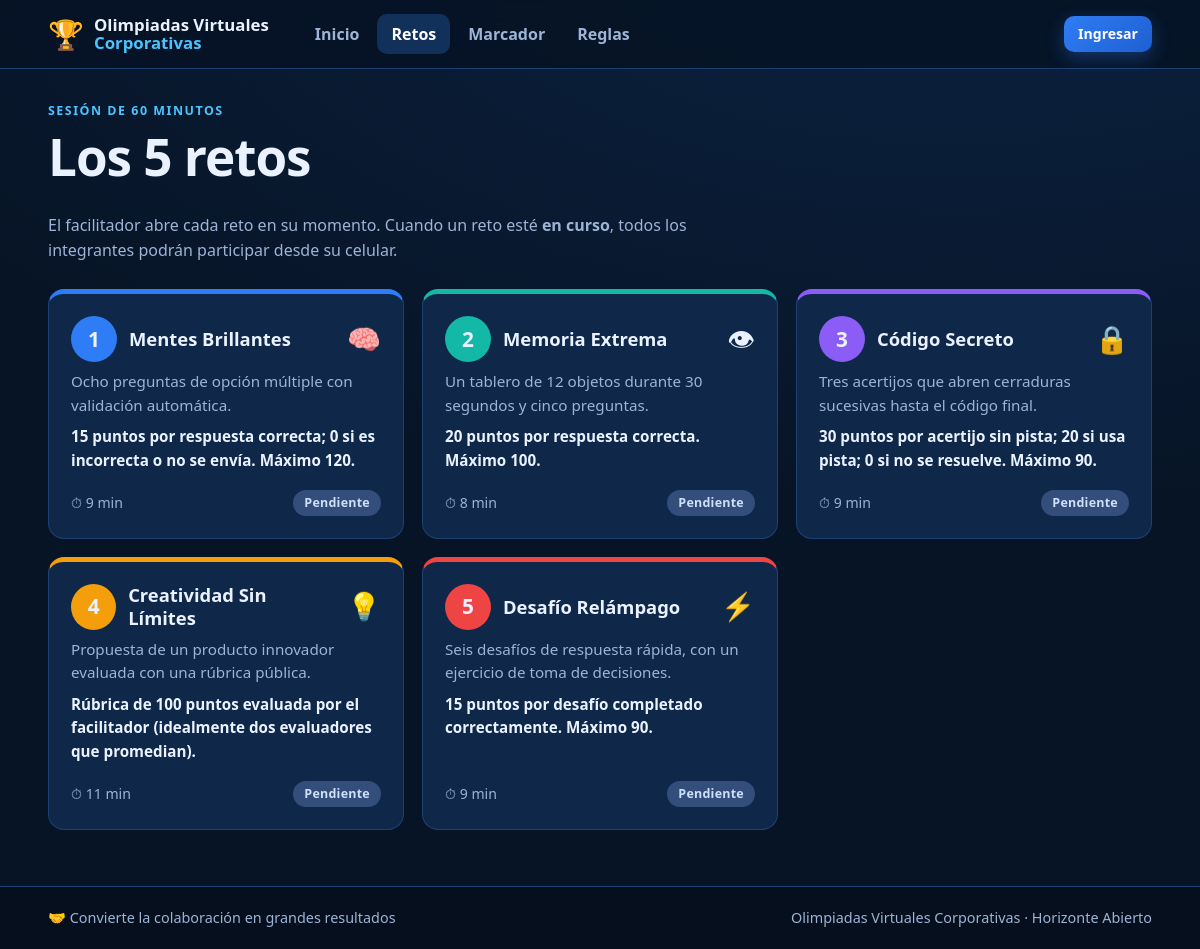
Screenshot of /retos.php with the database file from the repository.
### tables this page shows
CREATE TABLE retos (
  id               TINYINT UNSIGNED PRIMARY KEY,
  slug             VARCHAR(40)  NOT NULL UNIQUE,
  orden            TINYINT UNSIGNED NOT NULL,
  nombre           VARCHAR(60)  NOT NULL,
  resumen          VARCHAR(255) NOT NULL,
  proposito        TEXT NOT NULL,
  mecanica         TEXT NOT NULL,             
  regla_puntos     VARCHAR(255) NOT NULL,
  habilidades      VARCHAR(255) NOT NULL,
  icono            VARCHAR(8)   NOT NULL,
  color            CHAR(7)      NOT NULL,
  puntos_max       SMALLINT UNSIGNED NOT NULL,
  duracion_min     TINYINT UNSIGNED NOT NULL,  
  estado           ENUM('pendiente','abierto','cerrado') NOT NULL DEFAULT 'pendiente',
  inicio_at        DATETIME NULL
);

### includes/db.php (called while the page is built)
<?php
function db(): PDO {
    static $pdo = null;
    if ($pdo === null) {
        try {
            $pdo = new PDO(
                'mysql:host=' . DB_HOST . ';dbname=' . DB_NAME . ';charset=utf8mb4',
                DB_USER, DB_PASS,
                [
                    PDO::ATTR_ERRMODE            => PDO::ERRMODE_EXCEPTION,
                    PDO::ATTR_DEFAULT_FETCH_MODE => PDO::FETCH_ASSOC,
                    PDO::ATTR_EMULATE_PREPARES   => false,
                ]
            );
            $pdo->exec("SET time_zone = '" . date('P') . "'");
        } catch (PDOException $e) {
            http_response_code(500);
            exit('<h2 style="font-family:sans-serif">No se pudo conectar a la base de datos.</h2>'
               . '<p style="font-family:sans-serif">Verifica que MySQL esté activo en XAMPP, que hayas importado '
               . '<code>database.sql</code> y los datos de <code>config.php</code>.</p>');
        }
    }
    return $pdo;
}

### includes/helpers.php (called while the page is built, shortened)
<?php
function e($v): string { return htmlspecialchars((string)$v, ENT_QUOTES, 'UTF-8'); }
function url(string $path = ''): string { return BASE_URL . '/' . ltrim($path, '/'); }
function retos_all(): array {
    return db()->query('SELECT *, IF(inicio_at IS NULL, NULL, TIMESTAMPDIFF(SECOND, inicio_at, NOW())) AS transcurrido
                        FROM retos ORDER BY orden')->fetchAll();
}
function estado_texto(string $e): string {
    return ['pendiente' => 'Pendiente', 'abierto' => 'En curso', 'cerrado' => 'Finalizado'][$e] ?? $e;
}

### retos.php (the view, shortened to what this page needs)
<?php
$retos = retos_all();
$mis = [];
require __DIR__ . '/includes/header.php';
?>
<div class="page-head"><div class="eyebrow">Sesión de 60 minutos</div><h1>Los 5 retos</h1>
  <p>El facilitador abre cada reto en su momento. Cuando un reto esté <strong>en curso</strong>, todos los integrantes podrán participar desde su celular.</p></div>
<div class="grid g3">
<?php foreach ($retos as $r): $rest = reto_restante($r); ?>
  <a class="reto-card" style="--c:<?= e($r['color']) ?>" href="<?= url('reto.php?r=' . e($r['slug'])) ?>">
    <div class="reto-head"><span class="reto-num"><?= (int)$r['orden'] ?></span><h3><?= e($r['nombre']) ?></h3><span class="reto-ico"><?= $r['icono'] ?></span></div>
    <p><?= e($r['resumen']) ?></p>
    <p><strong style="color:var(--txt)"><?= e($r['regla_puntos']) ?></strong></p>
    <div class="reto-meta">
      <span>⏱ <?= (int)$r['duracion_min'] ?> min<?= $equipo ? ' · Tu puntaje: <b style="color:var(--gold)">' . (int)($mis[$r['id']] ?? 0) . '</b>' : '' ?></span>
      <span class="badge b-<?= e($r['estado']) ?>"><?= estado_texto($r['estado']) ?><?= $rest !== null ? ' · <span data-countdown="' . $rest . '"></span>' : '' ?></span>
    </div>
  </a>
<?php endforeach; ?>
</div>
<?php require __DIR__ . '/includes/footer.php'; ?>

### assets/css/style.css (style rules this page uses)
:root { --bg:#071426; --bg2:#0b1f3a; --card:#0f2748; --card2:#12315a; --line:#1f4073; --txt:#eaf2ff; --muted:#9db4d6; --gold:#fbbf24; --blue:#2f7df6; --ok:#22c55e; --err:#ef4444; --r:16px; --shadow:0 10px 30px rgba(0,0,0,.35); }
* { box-sizing:border-box }
html { scroll-behavior:smooth }
body { margin:0;font-family:"Segoe UI",system-ui,-apple-system,Roboto,Arial,sans-serif;color:var(--txt); background:radial-gradient(1200px 600px at 80% -10%,#15417a55,transparent),var(--bg);min-height:100vh; display:flex;flex-direction:column;line-height:1.55 }
a { color:#7db4ff;text-decoration:none }
h1,h2,h3 { line-height:1.2;margin:0 0 .5em }
h1 { font-size:clamp(2rem,4.5vw,3.2rem);letter-spacing:-.02em }
h3 { font-size:1.15rem }
p { margin:0 0 1em }
.badge { display:inline-block;padding:3px 11px;border-radius:99px;font-size:.78rem;font-weight:800;letter-spacing:.02em }
.b-pendiente { background:#334e7a;color:#cfe0ff }
.eyebrow { color:#4cc3ff;font-weight:800;letter-spacing:.12em;text-transform:uppercase;font-size:.78rem;margin-bottom:6px }
.grid { display:grid;gap:18px }
.g3 { grid-template-columns:repeat(3,1fr) }
.reto-card { background:var(--card);border:1px solid var(--line);border-top:5px solid var(--c);border-radius:var(--r);padding:22px; display:flex;flex-direction:column;gap:8px;transition:.2s;color:var(--txt)!important;text-decoration:none!important;position:relative }
.reto-num { display:grid;place-items:center;width:46px;height:46px;border-radius:50%;background:var(--c);font-weight:800;font-size:1.3rem }
.reto-head { display:flex;align-items:center;gap:12px }
.reto-card h3 { margin:0 }
.reto-card p { color:var(--muted);margin:0;font-size:.95rem }
.reto-meta { margin-top:auto;display:flex;justify-content:space-between;align-items:center;padding-top:10px;color:var(--muted);font-size:.88rem }
.reto-ico { margin-left:auto;font-size:1.7rem }
.page-head { margin-bottom:26px }
.page-head p { color:var(--muted);max-width:70ch }

### rows the page displays
retos: orden "1", nombre "Mentes Brillantes", icono "🧠", resumen "Ocho preguntas de opción múltiple con validación automática.", regla_puntos "15 puntos por respuesta correcta; 0 si es incorrecta o no se envía. Máximo 120.", duracion_min "9", estado "Pendiente"
retos: orden "2", nombre "Memoria Extrema", icono "👁", resumen "Un tablero de 12 objetos durante 30 segundos y cinco preguntas.", regla_puntos "20 puntos por respuesta correcta. Máximo 100.", duracion_min "8", estado "Pendiente"
retos: orden "3", nombre "Código Secreto", icono "🔒", resumen "Tres acertijos que abren cerraduras sucesivas hasta el código final.", regla_puntos "30 puntos por acertijo sin pista; 20 si usa pista; 0 si no se resuelve. Máximo 90.", duracion_min "9", estado "Pendiente"
retos: orden "4", nombre "Creatividad Sin Límites", icono "💡", resumen "Propuesta de un producto innovador evaluada con una rúbrica pública.", regla_puntos "Rúbrica de 100 puntos evaluada por el facilitador (idealmente dos evaluadores que promedian).", duracion_min "11", estado "Pendiente"
retos: orden "5", nombre "Desafío Relámpago", icono "⚡", resumen "Seis desafíos de respuesta rápida, con un ejercicio de toma de decisiones.", regla_puntos "15 puntos por desafío completado correctamente. Máximo 90.", duracion_min "9", estado "Pendiente"

### other values shown
APP_NAME "Olimpiadas Virtuales Corporativas"
APP_ORG "Horizonte Abierto"
